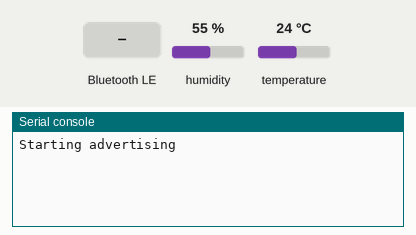
The program below on a simulated MicroPython board. Parts: the last lines printed to the serial console. The test bench sets the inputs (shaded band); at power-on: humidity 55 %, temperature 24 °C. Nothing arrives over Bluetooth unless stated.

Above: at 1.2 s.
1.3 s: "1" written over Bluetooth
At 2.5 s:
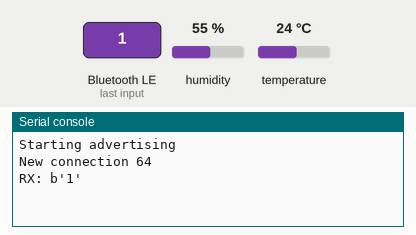
2.8 s: "on" written over Bluetooth
At 3.7 s:
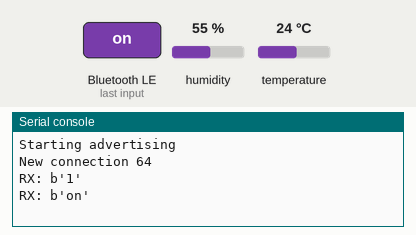
4.3 s: "off" written over Bluetooth
At 4.9 s:
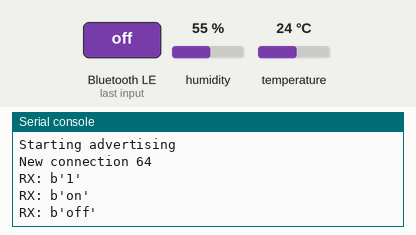

Measured:
- after the input at 1.3 s, the serial console: prints a new line at once (image 1)
- after the input at 2.8 s, the serial console: prints a new line after 0.06 s (image 2)
- after the input at 4.3 s, the serial console: prints a new line after 0.06 s (image 3)

The program:

6-1.________2.py
```python
import bluetooth,ble_simple_peripheral
import time
from machine import Pin
import dht

ble = bluetooth.BLE()
p = ble_simple_peripheral.BLESimplePeripheral(ble,name='pyD_1234')

dht11=dht.DHT11(Pin(18))

def on_rx(read):
    print("RX:", read)

p.on_write(on_rx)

try:
    while True:
        if p.is_connected():
            dht11.measure()
            temp = dht11.temperature()
            humi = dht11.humidity()
            if (temp ==None) or (humi ==None):
                print("센서 에러")
            else:
                send_str = str(temp) + "," + str(humi) + "\r\n"
                p.send(send_str)
        time.sleep(2.0)

except :
    pass
```
